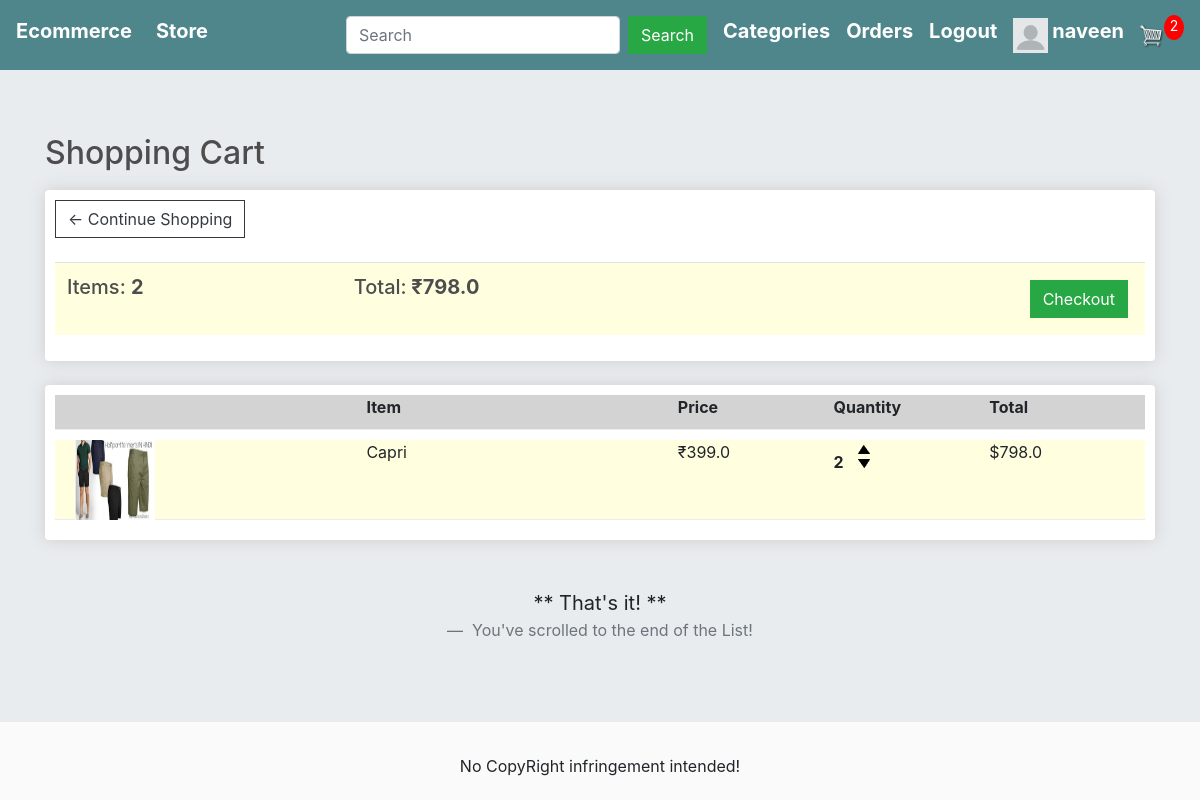
The app's page /cart/ (signed in) with its own data.
### store/models.py (models this page shows, shortened)
class OrderItem(models.Model):
    user = models.ForeignKey(User,on_delete=models.CASCADE,null=True,blank=False)
    product = models.ForeignKey(Product,on_delete=models.CASCADE,null=True,blank=False)
    date_ordered = models.DateTimeField(auto_now_add=True)
    quantity = models.IntegerField(default=0,blank=True,null=True)
    @property
    def get_total(self):
        total = self.product.price * self.quantity
        return total

class Product(models.Model):
    category = models.ManyToManyField(ProductCategories)
    name = models.CharField(max_length=100,blank=False,name=False)
    price = models.FloatField(blank=False,null=False)
    image = models.ImageField(null=True,blank=True)
    description = models.TextField(null=True,blank=True)
    @property
    def get_imageURL(self):
        try:
            url = self.image.url
        except:
            url = ''
        return url

### store/views.py (the view)
# urls.py: path('cart/',views.cart,name='cart'),
def cart(request):
    items = []
    total_cost_cart=0
    total_item_cart=0
    if request.user.is_authenticated:
        items = OrderItem.objects.filter(user = request.user)
        for item in items:
            total_item_cart += item.quantity
        for item in items:
            total_cost_cart += item.get_total
    if total_item_cart==0:
        check = False
    else:
        check = True
    product_categories = ProductCategories.objects.all()
    context = {
        'items' : items ,
        'total_item_cart' : total_item_cart,
        'total_cost_cart' : total_cost_cart,
        'check':check,
        'product_categories': product_categories,
    }
    return render(request, 'store/cart.html', context)

### store/templates/store/cart.html
{% extends 'store/main.html' %}
{% load static %}
{% block content %}
	{% if total_item_cart %}
		<h2>Shopping Cart</h2>
	{% else %}
		<h2>Your Shopping Cart is empty !!</h2>
	{% endif %}
	<div class="row">
		<div class="col-lg-12">
			<div class="box-element">
				<a  class="btn btn-outline-dark" href="{% url 'store' %}">&#x2190; Continue Shopping</a>
				<br>
				<br>
				<table class="table" style="background-color: lightyellow">
					<tr>
						<th><h5>Items: <strong>{{total_item_cart}}</strong></h5></th>
						<th><h5>Total:<strong> &#8377;{{total_cost_cart}}</strong></h5></th>
						<th>
							{% if check %}
								<a  style="float:right; margin:5px;" class="btn btn-success" href="{% url 'checkout' %}">Checkout</a>
							{% endif %}
						</th>
					</tr>
				</table>
			</div>
			<br>
			{% if request.user.is_authenticated %}
				<div class="box-element">
						<div class="cart-row" style="background-color: lightgray">
							<div style="flex:2"></div>
							<div style="flex:2"><strong>Item</strong></div>
							<div style="flex:1"><strong>Price</strong></div>
							<div style="flex:1"><strong>Quantity</strong></div>
							<div style="flex:1"><strong>Total</strong></div>
						</div>
					{% for item in items %}
						<div class="cart-row" style="background-color: lightyellow; height: 80px">
							<div style="flex:2"><a href="{% url 'item_detail' item.product.id %}"><img class="row-image" src="{{item.product.get_imageURL}}" style="width: 80px; height: 80px;margin-left: 20px"></a></div>
							<div style="flex:2"><p>{{item.product.name}}</p></div>
							<div style="flex:1"><p>&#8377;{{item.product.price}}</p></div>
							<div style="flex:1">
								<p class="quantity">{{item.quantity}}</p>
								<div class="quantity">
									<img action ="add" product_id ="{{item.product.id}}"  class="update_cart_quantity chg-quantity" src="{% static  'images/arrow-up.png' %}">
									<img action ="remove" product_id ="{{item.product.id}}" class="update_cart_quantity chg-quantity " src="{% static  'images/arrow-down.png' %}">
								</div>
							</div>
							<div style="flex:1"><p>${{item.get_total}}</p></div>
						</div>
					{% endfor %}
				</div>
			{% endif %}
		</div>
	</div>
	<br><br>
	<blockquote class="blockquote text-center">
		<p class="mb-0">** That's it! **</p>
		<footer class="blockquote-footer"> You've scrolled to the end of the List!</footer>
	</blockquote>
{% endblock content %}

### store/templates/store/main.html (shortened to what this page needs)
<!DOCTYPE html>
{% load static %}
<html>
<head>
	<link rel="stylesheet" href="https://stackpath.bootstrapcdn.com/bootstrap/4.4.1/css/bootstrap.min.css">
	<link rel="stylesheet" href="https://maxcdn.bootstrapcdn.com/bootstrap/4.0.0/css/bootstrap.min.css">
	<link rel="stylesheet" href="https://cdnjs.cloudflare.com/ajax/libs/font-awesome/5.14.0/css/all.min.css" />
	<link rel="stylesheet" type="text/css" href="{% static 'store/css/main.css' %}">
</head>
<body>
	<nav class="navbar navbar-expand-lg navbar-dark bg-dark">
	  <h5><strong><a class="navbar-brand" href="{% url 'store' %}" style="color: white">Ecommerce</a></strong></h5>
	  <div class="collapse navbar-collapse" id="navbarSupportedContent">
	    <ul class="navbar-nav mr-auto">
	      <li class="nav-item active">
	        <h5><strong><a class="nav-link" href="{% url 'store' %}" style="color: white">Store <span class="sr-only">(current)</span></a></strong></h5>
	      </li>
	    </ul>
	    <div class="form-inline my-2 my-lg-0">
	    	<form method="get" action="{% url 'search' %}" class="form-inline my-2 my-lg-0">
					<input type="search" name="search" aria-label="Search" placeholder="Search" class="form-control mr-sm-2">
					<button class="btn btn-success my-2 mr-sm-3" type="submit">Search</button>
			</form>
			<div class="dropdown mr-sm-3">
					  <h5><strong><a style="color: white">Categories</a></strong></h5>
			</div>
	    	{% if request.user.is_authenticated %}
	     		<h5 class="mr-sm-3"><strong><a href="{% url 'order_details' %}" style="color: white">Orders</a></strong></h5>
	     		<h5 class="mr-sm-3"><strong><a href="{% url 'user_logout' %}" style="color: white">Logout</a></strong></h5>
	     		{% if request.user.profile.photo %}
					<a href="{% url 'profilepage' username=user.username %}"><img class="mr-sm-1" src="{{ request.user.profile.photo.url }}" width="35" height="35"></a>
				{% else %}
					<a href="{% url 'profilepage' username=user.username %}"><img class="mr-sm-1" src="/static/images/default.png" width="35" , height="35"></a>
				{% endif %}
		    	<h5><strong><a href="{% url 'profilepage' username=request.user.username %}" style="color: white">{{request.user.username}}</a></strong></h5>
	     	{% else %}
	     		<h5 class="mr-sm-3"><strong><a href="{% url 'user_login' %}" style="color: white">Login</a></strong></h5>
	     		<div>
		     		<h5 class="mr-sm-3"><strong><a href="{% url 'register' %}" style="color: white">SignUp</a></strong></h5>
	     		</div>
	     	{% endif %}
	     	<a href="{% url 'cart' %}">
	    		<img  id="cart-icon" src="{% static 'images/cart.png' %}">
	    	</a>
	    	<p id="cart-total">{{total_item_cart}}</p>
	    </div>
	  </div>
	</nav>
	<div class="jumbotron jumbotron-fluid">
		<div class="container container-fluid">
			{% block content %}
			{% endblock %}
		</div>
	</div>
	<footer class="footer">
		<p style="text-align: center;">No CopyRight infringement intended!</p>
	</footer>
</body>
</html>

### static/store/css/main.css (style rules this page uses)
body { background-color: hsl(0, 0%, 98%); }
h1,h2,h3,h4,h5,h6 { color:hsl(0, 0%, 30%); }
.box-element { box-shadow:hsl(0, 0%, 80%) 0 0 16px; background-color: #fff; border-radius: 4px; padding: 10px; }
.bg-dark { background-color: #4f868c!important; }
#cart-icon { width:25px; display: inline-block; margin-left: 15px; }
#cart-total { display: block; text-align: center; color:#fff; background-color: red; width: 20px; height: 25px; border-radius: 50%; font-size: 14px; }
.col-lg-4, .col-lg-6, .col-lg-8, .col-lg-12 { margin-top: 10px; }
.btn { border-radius: 0; }
.row-image { width: 100px; }
.cart-row { display: flex; align-items: flex-stretch; padding-bottom: 10px; margin-bottom: 10px; border-bottom: 1px solid #ececec; }
.quantity { display: inline-block; font-weight: 700; padding-right:10px; }
.chg-quantity { width: 12px; cursor: pointer; display: block; margin-top: 5px; transition:.1s; }

### store/templates/store/main.html (style rules this page uses)
.dropdown { position: relative; display: inline-block; }

### records on screen
OrderItem: product.get_imageURL (picture), product.name "Capri", product.price "399.0", quantity "2", get_total "798.0"

### other values on screen
{{ request.user.username }} "naveen"
{{ total_item_cart }} "2"
{{ total_cost_cart }} "798.0"
